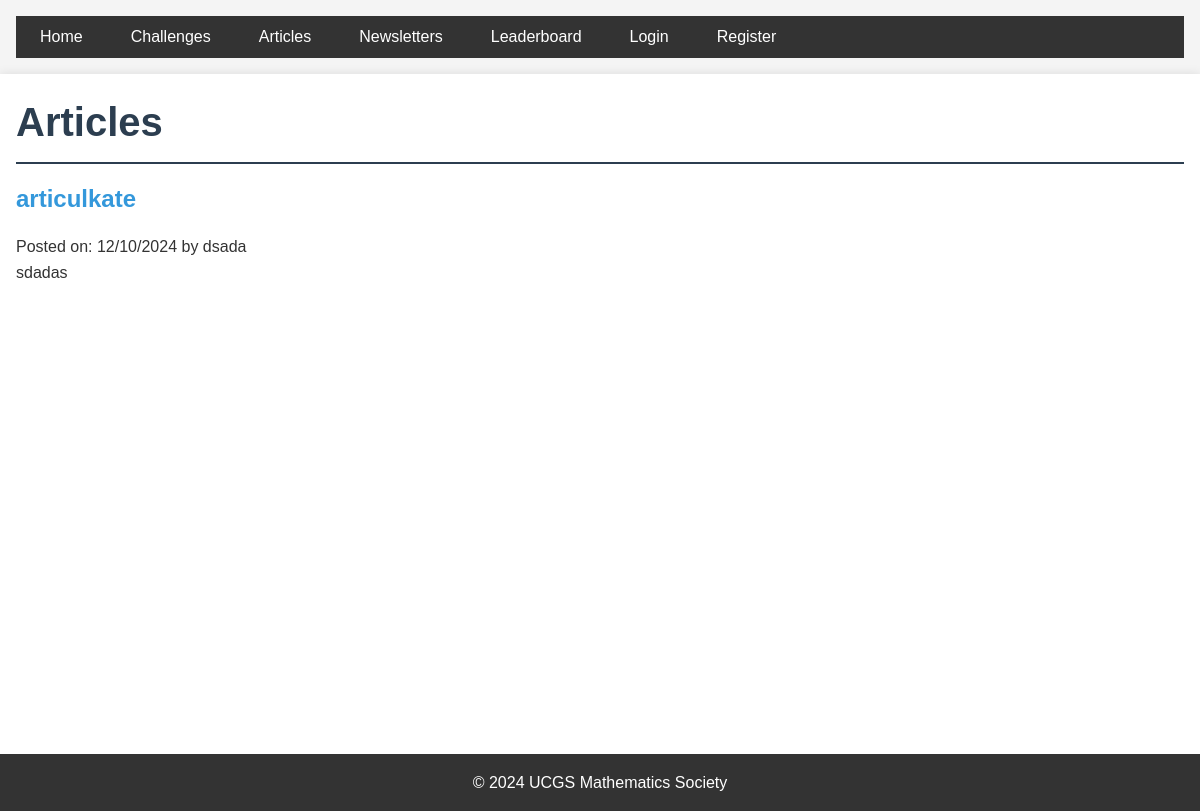
Page /articles on the earlier database version.
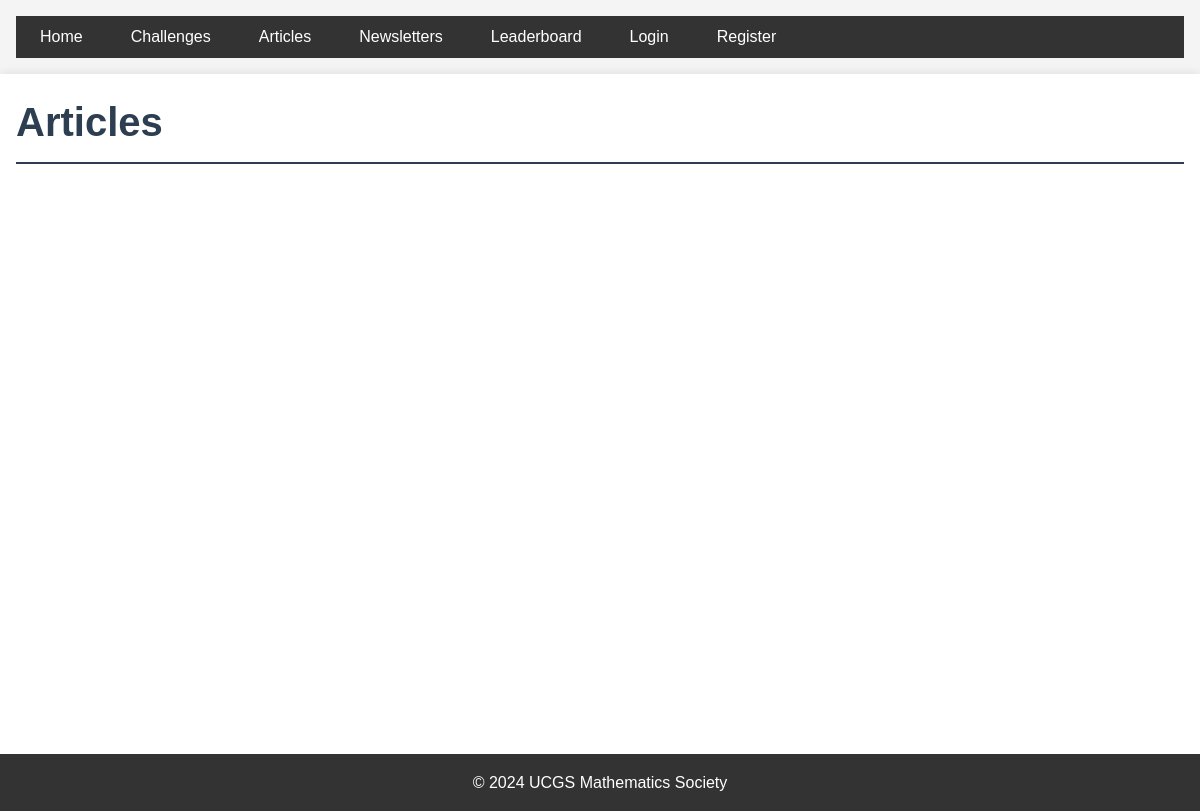
Same page on the later database version.
### app/models.py (models this page shows, shortened)
class Article(db.Model):
    id = db.Column(db.Integer, primary_key=True)
    title = db.Column(db.String(100), nullable=False)
    file_url = db.Column(db.String(255))  # This will store the PDF file path
    content = db.Column(db.Text, nullable=False)
    named_creator = db.Column(db.String(100), nullable=True)
    date_posted = db.Column(db.DateTime, nullable=False, default=datetime.utcnow)
    user_id = db.Column(db.Integer, db.ForeignKey('user.id'), nullable=False)
    type = db.Column(db.String(20), default='article')  # 'article' or 'newsletter'

### app/main/routes.py (the view)
@bp.route('/articles')
def articles():
    articles = Article.query.filter_by(type='article').order_by(Article.date_posted.desc()).all()
    return render_template('main/articles.html', title='Articles', articles=articles)

### app/templates/main/articles.html
{% extends "base.html" %}
{% block content %}
    <h1>Articles</h1>
    {% for article in articles %}
        <article>
            <h2><a href="{{ url_for('main.article', id=article.id) }}">{{ article.title }}</a></h2>
            <p>Posted on: {{ article.date_posted.strftime('%d/%m/%Y') }} by {{ article.named_creator }}</p>
            <div>{{ article.content | truncate(200) | safe }}</div>
        </article>
    {% endfor %}
{% endblock %}

Differences in the rows shown:
removed Article: title "articulkate", date_posted "12/10/2024", named_creator "dsada", content "sdadas"
